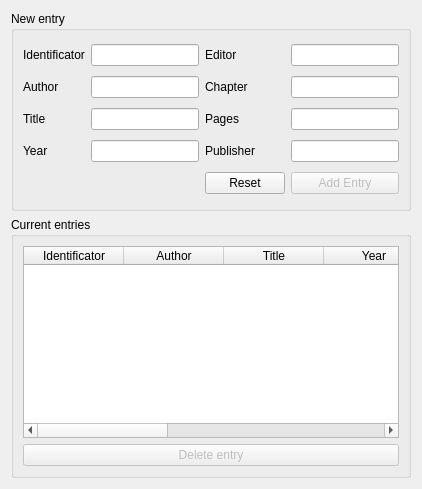
     <widget class="QWidget" name="tabInbook">
      <attribute name="title">
       <string>Inbook</string>
      </attribute>
      <layout class="QGridLayout" name="gridLayout_13">
       <item row="0" column="0">
        <widget class="QGroupBox" name="groupBoxInbookNewEntry">
         <property name="minimumSize">
          <size>
           <width>0</width>
           <height>200</height>
          </size>
         </property>
         <property name="maximumSize">
          <size>
           <width>16777215</width>
           <height>200</height>
          </size>
         </property>
         <property name="title">
          <string>New entry</string>
         </property>
         <layout class="QGridLayout" name="gridLayout_12">
          <item row="2" column="1">
           <widget class="QLineEdit" name="lineEditInbookTitle"/>
          </item>
          <item row="3" column="0">
           <widget class="QLabel" name="labelInbookYear">
            <property name="text">
             <string>Year</string>
            </property>
           </widget>
          </item>
          <item row="3" column="2">
           <widget class="QLabel" name="labelInbookPublisher">
            <property name="text">
             <string>Publisher</string>
            </property>
           </widget>
          </item>
          <item row="1" column="2">
           <widget class="QLabel" name="labelInbookChapter">
            <property name="text">
             <string>Chapter</string>
            </property>
           </widget>
          </item>
          <item row="2" column="2">
           <widget class="QLabel" name="labelInbookPages">
            <property name="text">
             <string>Pages</string>
            </property>
           </widget>
          </item>
          <item row="0" column="1">
           <widget class="QLineEdit" name="lineEditInbookIdentificator"/>
          </item>
          <item row="2" column="0">
           <widget class="QLabel" name="labelInbookTitle">
            <property name="text">
             <string>Title</string>
            </property>
           </widget>
          </item>
          <item row="0" column="2">
           <widget class="QLabel" name="labelInbookEditor">
            <property name="text">
             <string>Editor</string>
            </property>
           </widget>
          </item>
          <item row="0" column="0">
           <widget class="QLabel" name="labelInbookID">
            <property name="text">
             <string>Identificator</string>
            </property>
           </widget>
          </item>
          <item row="1" column="1">
           <widget class="QLineEdit" name="lineEditInbookAuthor"/>
          </item>
          <item row="1" column="0">
           <widget class="QLabel" name="labelInbookAuthor">
            <property name="text">
             <string>Author</string>
            </property>
           </widget>
          </item>
          <item row="3" column="1">
           <widget class="QLineEdit" name="lineEditInbookYear">
            <property name="maxLength">
             <number>4</number>
            </property>
           </widget>
          </item>
          <item row="4" column="5">
           <widget class="QPushButton" name="pushButtonInbookAddEntry">
            <property name="enabled">
             <bool>false</bool>
            </property>
            <property name="text">
             <string>Add Entry</string>
            </property>
           </widget>
          </item>
          <item row="3" column="5">
           <widget class="QLineEdit" name="lineEditInbookPublisher"/>
          </item>
          <item row="2" column="5">
           <widget class="QLineEdit" name="lineEditInbookPages"/>
          </item>
          <item row="1" column="5">
           <widget class="QLineEdit" name="lineEditInbookChapter"/>
          </item>
          <item row="0" column="5">
           <widget class="QLineEdit" name="lineEditInbookAddress"/>
          </item>
          <item row="4" column="2">
           <widget class="QPushButton" name="pushButtonInbookReset">
            <property name="text">
             <string>Reset</string>
            </property>
           </widget>
          </item>
         </layout>
        </widget>
       </item>
       <item row="1" column="0">
        <widget class="QGroupBox" name="groupBoxInbookCurrentEntries">
         <property name="title">
          <string>Current entries</string>
         </property>
         <layout class="QGridLayout" name="gridLayout_11">
          <item row="1" column="0">
           <widget class="QPushButton" name="pushButtonInbookDelete">
            <property name="enabled">
             <bool>false</bool>
            </property>
            <property name="text">
             <string>Delete entry</string>
            </property>
           </widget>
          </item>
          <item row="0" column="0">
           <widget class="QTableWidget" name="tableWidgetInbooks">
            <property name="selectionMode">
             <enum>QAbstractItemView::SingleSelection</enum>
            </property>
            <property name="selectionBehavior">
             <enum>QAbstractItemView::SelectRows</enum>
            </property>
            <attribute name="horizontalHeaderShowSortIndicator" stdset="0">
             <bool>false</bool>
            </attribute>
            <attribute name="horizontalHeaderStretchLastSection">
             <bool>true</bool>
            </attribute>
            <attribute name="verticalHeaderVisible">
             <bool>false</bool>
            </attribute>
            <attribute name="verticalHeaderStretchLastSection">
             <bool>false</bool>
            </attribute>
            <column>
             <property name="text">
              <string>Identificator</string>
             </property>
            </column>
            <column>
             <property name="text">
              <string>Author</string>
             </property>
            </column>
            <column>
             <property name="text">
              <string>Title</string>
             </property>
            </column>
            <column>
             <property name="text">
              <string>Year</string>
             </property>
            </column>
            <column>
             <property name="text">
              <string>Editor</string>
             </property>
            </column>
            <column>
             <property name="text">
              <string>Chapter</string>
             </property>
            </column>
            <column>
             <property name="text">
              <string>Pages</string>
             </property>
            </column>
            <column>
             <property name="text">
              <string>Publisher</string>
             </property>
            </column>
           </widget>
          </item>
         </layout>
        </widget>
       </item>
      </layout>
     </widget>
